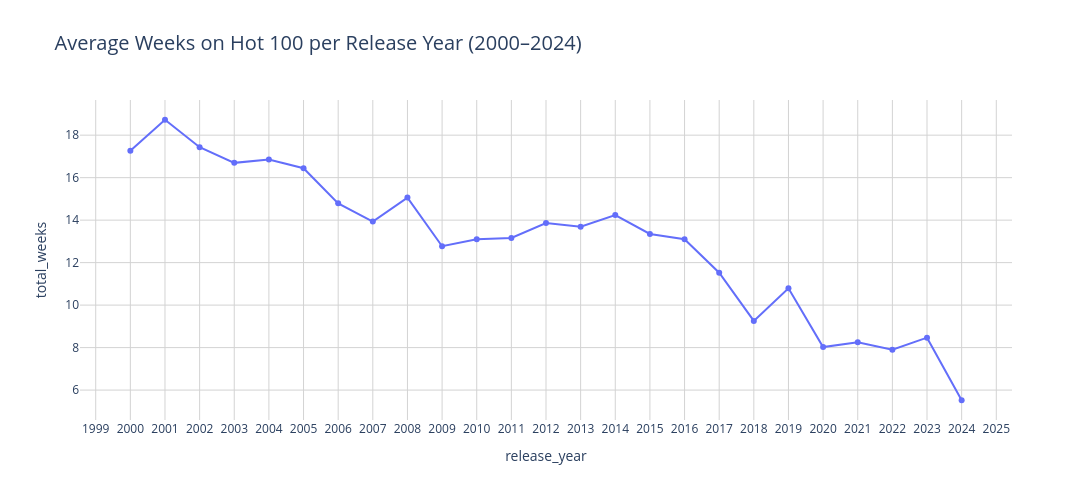

Write notebook code for a chart like this one.
### Markdown cell above
#### **Visual:** Average Chart Duration Over Time (2000-2024)

This interactive line chart shows how the **average chart duration of tracks** has changed in the modern era.  
- The x-axis represents the **track release year**.  
- The y-axis shows the **average number of weeks** a track stayed on the Hot 100.  
- Each marker represents a release year; hover over points to see the exact values.  
- Highlights differences between the **pre-streaming (2000–2014)** and **streaming (2015–2024)** eras.

### Code cell
# Interactive line chart for 2000-2024
fig = px.line(
    avg_weeks_2000_2024,
    x='release_year',
    y='total_weeks',
    markers=True,  # show points
    title='Average Weeks on Hot 100 per Release Year (2000–2024)',
    hover_data={'release_year': True, 'total_weeks': True}
)

# Layout styling for better visuals
fig.update_layout(
    width=1200,
    height=500,
    plot_bgcolor='white',
    paper_bgcolor='white',
    title_font_size=20,
    xaxis=dict(showgrid=True, gridcolor='lightgray', dtick=1),
    yaxis=dict(showgrid=True, gridcolor='lightgray')
)

fig.show()

### Figure 1 — Plotly figure (JSON) as saved in the notebook; plotly's stock layout.template omitted (floating-point values rounded to 4 significant figures)
{"data": [{"hovertemplate": "release_year=%{x}<br>total_weeks=%{y}<extra></extra>", "legendgroup": "", "line": {"color": "#636efa", "dash": "solid"}, "marker": {"symbol": "circle"}, "mode": "lines+markers", "name": "", "orientation": "v", "showlegend": false, "type": "scatter", "x": [2000, 2001, 2002, 2003, 2004, 2005, 2006, 2007, 2008, 2009, 2010, 2011, 2012, 2013, 2014, 2015, 2016, 2017, 2018, 2019, 2020, 2021, 2022, 2023, 2024], "xaxis": "x", "y": [17.27, 18.73, 17.43, 16.7, 16.85, 16.44, 14.79, 13.93, 15.06, 12.77, 13.1, 13.16, 13.87, 13.69, 14.24, 13.35, 13.1, 11.53, 9.257, 10.79, 8.024, 8.255, 7.902, 8.469, 5.522], "yaxis": "y"}], "layout": {"height": 500, "legend": {"tracegroupgap": 0}, "paper_bgcolor": "white", "plot_bgcolor": "white", "title": {"font": {"size": 20}, "text": "Average Weeks on Hot 100 per Release Year (2000–2024)"}, "width": 1200, "xaxis": {"anchor": "y", "domain": [0, 1], "dtick": 1, "gridcolor": "lightgray", "showgrid": true, "title": {"text": "release_year"}}, "yaxis": {"anchor": "x", "domain": [0, 1], "gridcolor": "lightgray", "showgrid": true, "title": {"text": "total_weeks"}}}}
